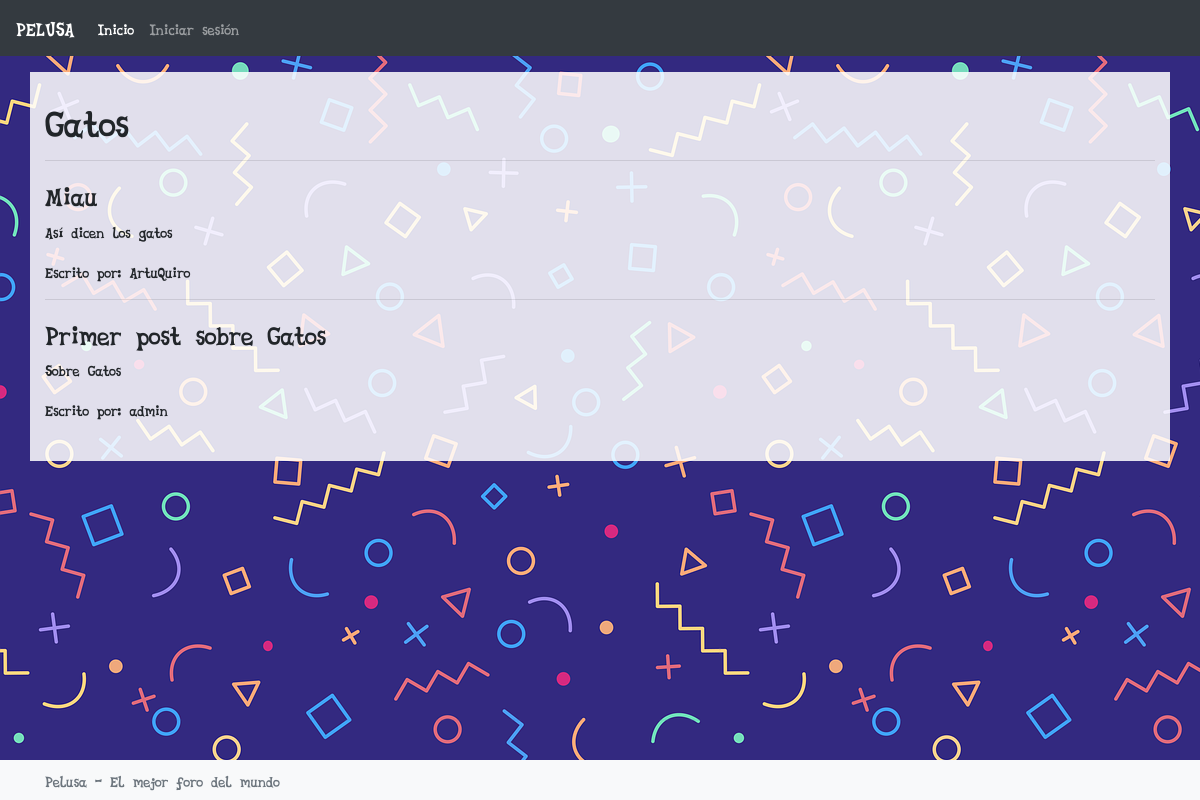
Page /Animales/Gatos on the committed database.
### base/models.py (models this page shows, shortened)
class Post(models.Model): #Representa una publicación dentro de un tema
    titulo = models.CharField(max_length=200)
    contenido = models.TextField()
    fecha_creacion = models.DateTimeField(auto_now_add=True)
    editado = models.DateTimeField(auto_now_add=True)
    usuario = models.ForeignKey(User, null=True, on_delete=models.SET_NULL)
    tema = models.ForeignKey(Tema, on_delete=models.CASCADE)

### base/views.py (the view)
# urls.py: path('Animales/Gatos',views.gatos),
def gatos(request):
    posts = Post.objects.filter(tema='3').order_by('-fecha_creacion')
    return render(request, 'Gatos.html', {'posts':posts})

### templates/Gatos.html (shortened to what this page needs)
{% extends "layouts/main.html" %}
{% block content %}
<h1>Gatos</h1>
{% for p in posts %}
<hr/>
<h3>{{p.titulo}}</h3>
<p>{{p.contenido}}</p>
<p>Escrito por: {{ p.usuario }}
</p>
{% endfor %}
{% endblock %}

### rows in the picture
Post: titulo "Miau", contenido "Así dicen los gatos", usuario "ArtuQuiro"
Post: titulo "Primer post sobre Gatos", contenido "Sobre Gatos", usuario "admin"
